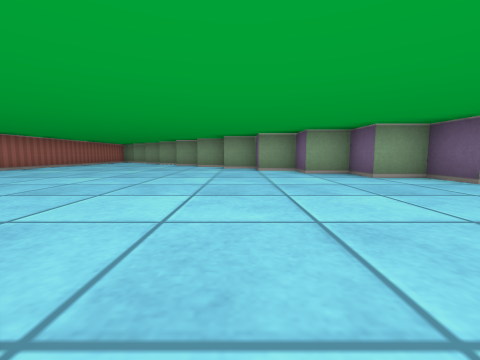
view 1 (above)

17 first-person views from a walk through a cub3D ray-caster map. The camera is about half as high as the walls, tilts 6° down and sees 90° across. The floor is counted in squares. Each view is taken from the middle of a square. On the plan, view 1 faces up. The plan holds only what a view shows up to about 9 squares ahead; the rest is blank.

view 2
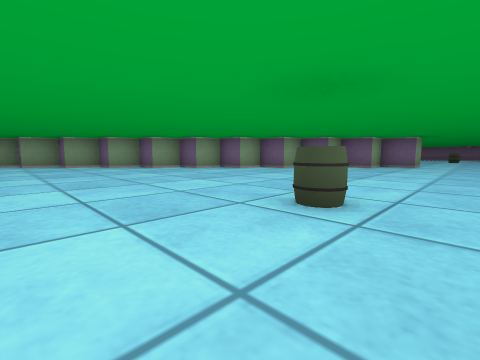

view 3
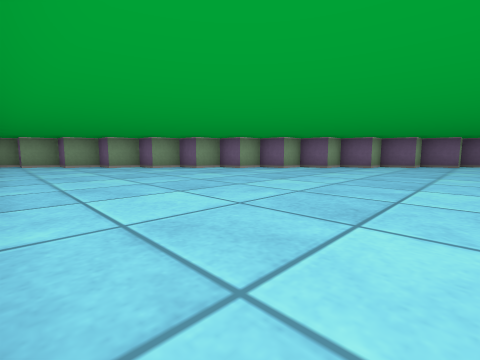

view 4
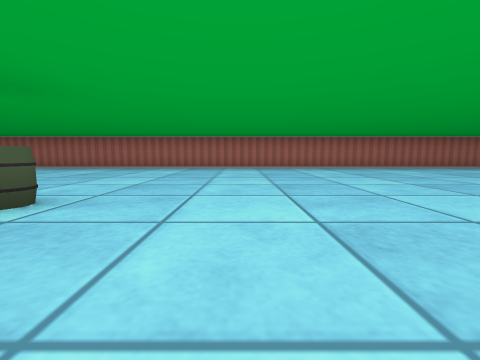

view 5
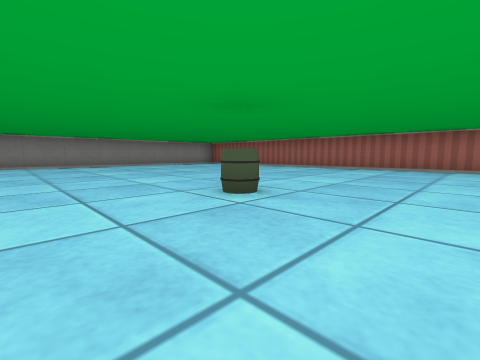

view 6
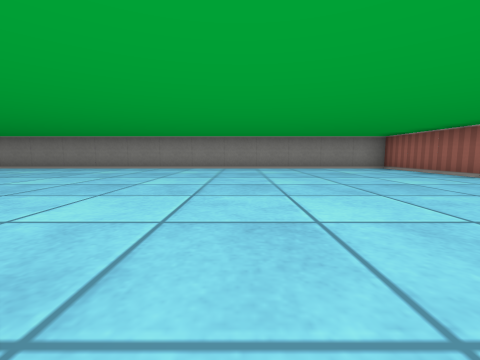

view 7
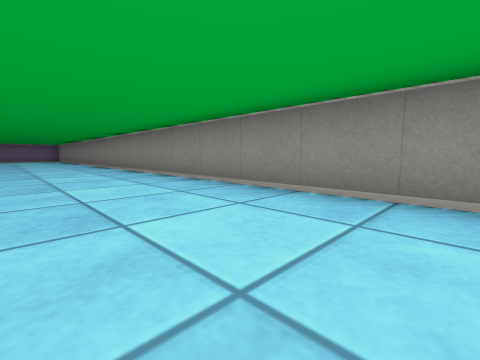

view 8
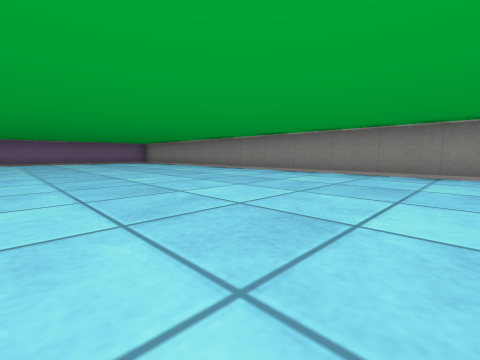

view 9
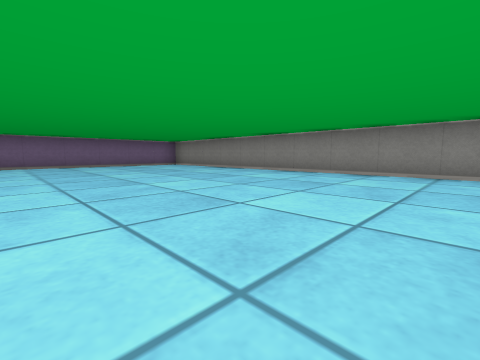

view 10
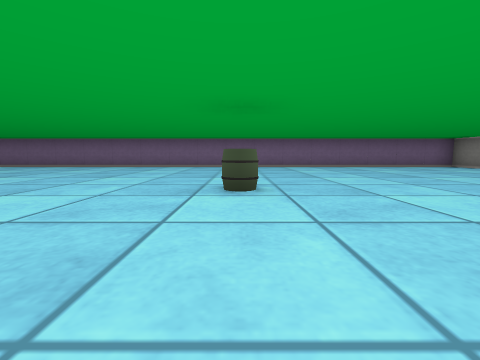

view 11
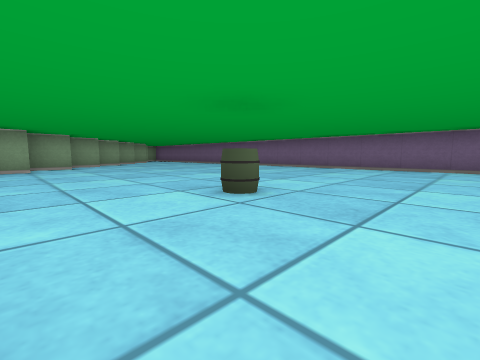

view 12
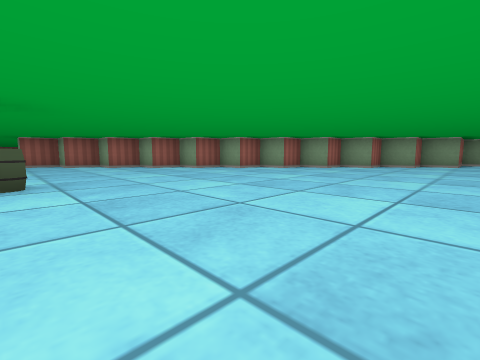

view 13
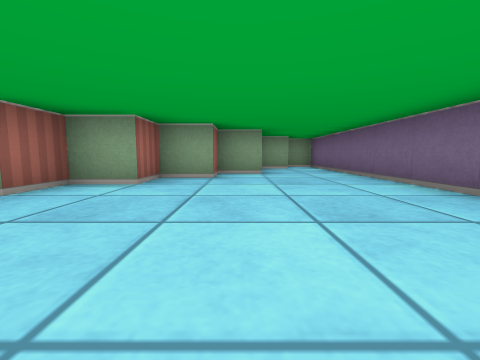

view 14
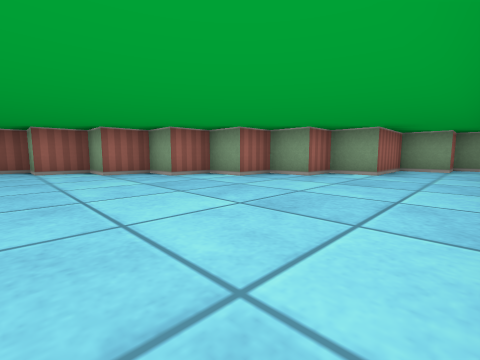

view 15
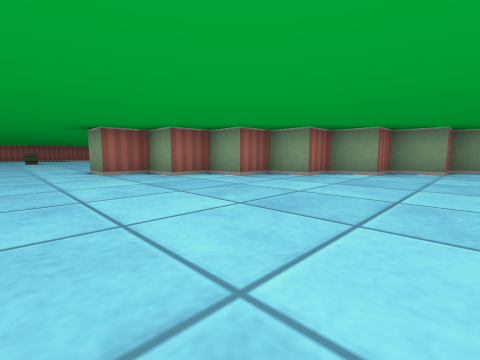

view 16
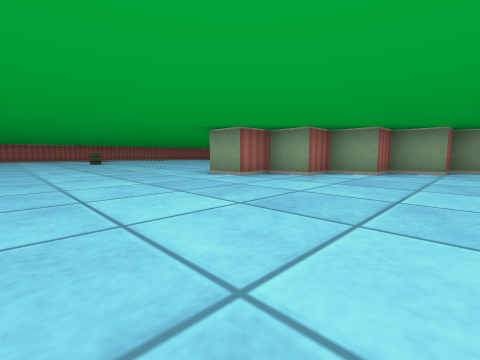

view 17
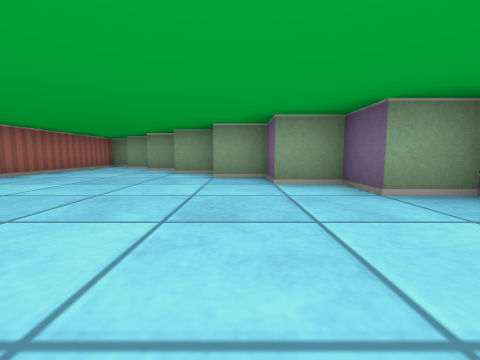

### Floor plan
Points are (right, up) in squares from view 1. A wall is a line through its corners. A room is listed if a view was taken in it or the views show most of it. See-through windows are left out.
Room 1 (views 1, 2, 3, 4, 5, 6, 7, 8, 9, 10, 11, 12, 13, 14, 15, 16, 17)
walls: (4.5, 2.4) (4.5, 3.5) (3.5, 3.5) (3.5, 4.5) (2.5, 4.5) (2.5, 5.5) (1.5, 5.5) (1.5, 6.5) (0.5, 6.5) (0.5, 7.5) (-0.5, 7.5) (-0.5, 8.5) (-1.5, 8.5) (-1.5, 9.5) (-2.5, 9.5) (-2.5, 10.5) (-3.5, 10.5) (-3.5, 11.5) (-4.5, 11.5) (-4.5, 12.5) (-5.5, 12.5) (-5.5, 13.5) (-6.5, 13.5) (-6.5, -7.5) (19.5, -7.5) (19.5, 13.5) (18.5, 13.5) (18.5, 12.5) (17.5, 12.5) (17.5, 10.5) (16.5, 10.5) (16.5, 9.5) (15.5, 9.5) (15.5, 8.5) (14.5, 8.5) (14.5, 7.5) (13.5, 7.5) (13.5, 6.5) (12.5, 6.5) (12.5, 5.5) (11.5, 5.5) (11.5, 4.5) (10.5, 4.5) (10.5, 3.5) (9.5, 3.5) (9.5, 2.5) (8.5, 2.5) (8.5, 1.5) (7.5, 1.5) (7.5, 0.5) (6.5, 0.5) (6.5, 1.5) (5.5, 1.5) (5.5, 2.5)
objects: barrel (-1, 0); barrel (14, 0)

Positions as (right, up) in squares from view 1, and headings:
1: (0, 0), facing up
2: (-3, -1), facing up-right
3: (-6, 2), facing up-right
4: (1, 2), facing left
5: (1, 2), facing down-left
6: (-2, 0), facing down
7: (2, -5), facing down-right
8: (7, -2), facing down-right
9: (10, -2), facing down-right
10: (11, 0), facing right
11: (12, -2), facing up-right
12: (18, 0), facing up-left
13: (17, 5), facing up
14: (19, 5), facing up-left
15: (13, -1), facing up-left
16: (11, -3), facing up-left
17: (-2, 5), facing up
